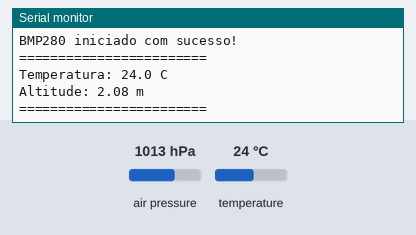
Simulated run of this sketch. Board: Arduino Uno, built with avr-gcc and run on an emulated ATmega328P. Shown: the last lines printed to the serial monitor. Inputs (shaded band) come from the test bench; at power-on: air pressure 1013 hPa, temperature 24 °C.

Above: at 1.2 s.
1.3 s: air pressure set to 952 hPa
At 4.4 s:
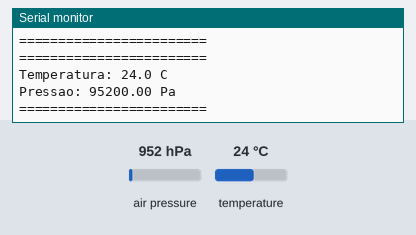
9.1 s: temperature set to 12 °C
At 10.3 s:
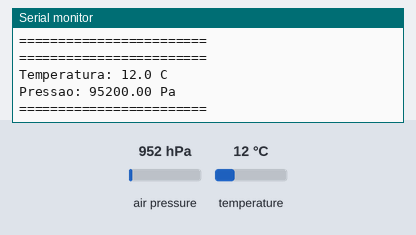
12.2 s: air pressure set to 975 hPa
At 12.6 s:
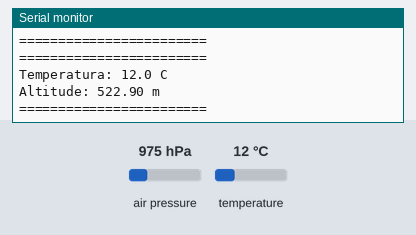
Timing chart, 0 to 15.2 s (numbered marks = the images above; inputs shaded):
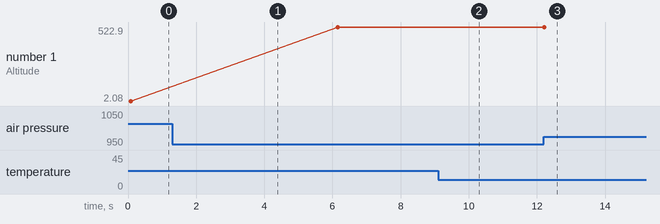

Measured:
- after the input at 1.3 s, the serial monitor: prints a new line after 1.8 s (image 1)
- after the input at 9.1 s, the serial monitor: prints a new line after 0.06 s (image 2)
- plotted number 1: 2.08 → 522.9 after the input at 1.3 s, 522.9 → 323.44 after the input at 12.2 s

The sketch:

Leitura_arduino_BMP280.ino
```cpp
#include <Wire.h>
#include <Adafruit_BMP280.h>

Adafruit_BMP280 bmp;

int mostrador = 0;

void setup() {
  Serial.begin(9600);

  if (!bmp.begin(0x77))  // tente 0x77 se não funcionar
  {
    Serial.println("Sensor BMP280 nao encontrado!!");
    while (1)
      ;
  }

  Serial.println("BMP280 iniciado com sucesso!");
}

void loop() {
  float temperatura = bmp.readTemperature();
  float pressao = bmp.readPressure();
  float altitude = bmp.readAltitude(1013.25);

  Serial.println("========================");

  Serial.print("Temperatura: ");
  Serial.print(temperatura, 1);
  Serial.println(" C");

  if (mostrador == 0) {
    Serial.print("Altitude: ");
    Serial.print(altitude);
    Serial.println(" m");
  } else {
    Serial.print("Pressao: ");
    Serial.print(pressao);
    Serial.println(" Pa");
  }

  Serial.println("========================\n");

  delay(3000);

  mostrador = !mostrador;  // alterna entre altitude e pressão
}
```
